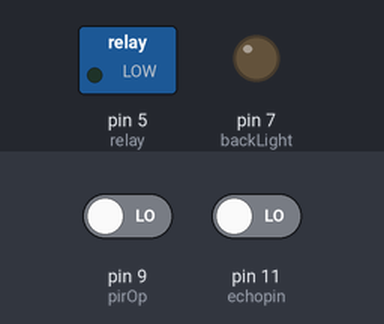
Simulated run of this sketch. Board: Arduino Uno, built with avr-gcc and run on an emulated ATmega328P. Shown: switched loads named in the sketch (green lamp = pin HIGH), output pins drawn as LEDs (lit = HIGH). The inputs (shaded band) are chosen by the test bench; at power-on: pin 9 (pirOp) LOW, pin 11 (echopin) LOW. Pins used as bus, display or sensor lines are not drawn.

Above: at 1.2 s.
1.3 s: pin 9 (pirOp) driven HIGH
At 12.4 s:
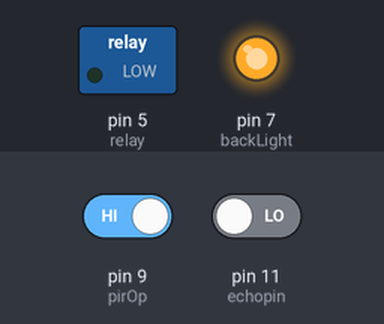
At 14.3 s:
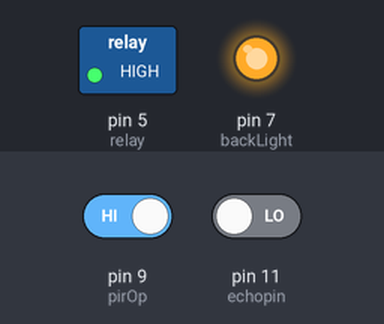
Timing chart, 0 to 15.8 s (numbered marks = the images above; inputs shaded):
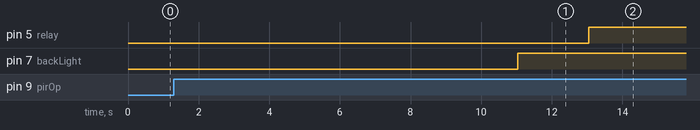

The sketch:

Hand_Sanitizer.ino.ino
```cpp
//ultra sonic
#define echopin 11 // echo pin
#define trigpin 12  // Trigger pin
float distanceCm;
unsigned long ultra_time;
int set_cm = 20;
float distance_cm;
//pir sensor
#define pirOp 9
int flag = 0;
//relay
#define relay 5

//backlight
#define backLight 7


void setup()
{
  pinMode(trigpin, OUTPUT);
  pinMode(echopin, INPUT);
  pinMode(pirOp, INPUT);
  pinMode(backLight, OUTPUT);
  pinMode(relay, OUTPUT);
}

void loop()
{
  delay(10); //delay for the functioning
  pirRead(); //reading the pir sensor output pin
  delay(10);
  ultrasonicRead(); //reading ultrasonic sensor

  if (distanceCm < set_cm && flag == 1)
  {
    delay(1000); //delay of 1 sec before triggering the pump
    digitalWrite(relay, HIGH);
    delay(1000); //delay of 1 sec after triggering the pump
    flag = 0;
  }

  delay(10000); // giving 10 sec break to the pump
}

void ultrasonicRead()
{
  digitalWrite(trigpin, LOW);
  delayMicroseconds(2);
  digitalWrite(trigpin, HIGH);
  delayMicroseconds(10);
  ultra_time = pulseIn (echopin, HIGH);
  distance_cm =  ultra_time / 29 / 2;
}

void pirRead()
{
  if (digitalRead(pirOp) == HIGH)
  {
    digitalWrite(backLight, HIGH);
    flag = 1;
  }

}


/*
  flow of the program
  read pir
  ignite lcd backlight
  1 sec relay before and after pump
  it wont dispense till next 10 sec
*/
```

Measured:
- after the input at 1.3 s, pin 5 (relay): LOW → HIGH after 11.7 s; pin 7 (backLight): LOW → HIGH after 9.7 s
